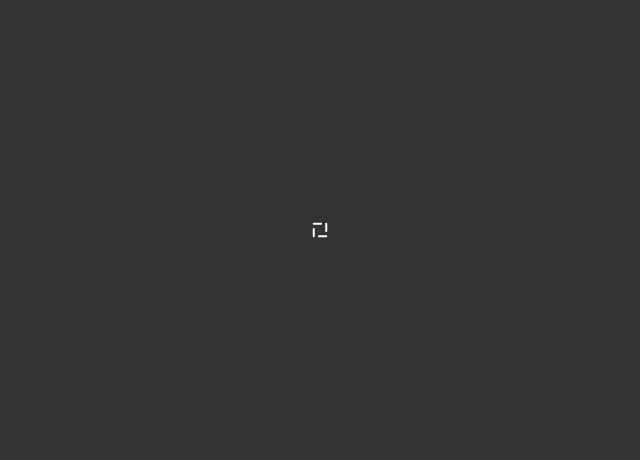
Frame 1 (no input)
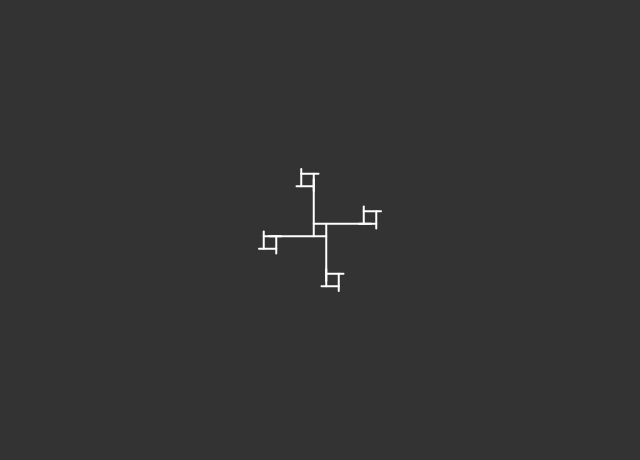
Frame 60 (no input)
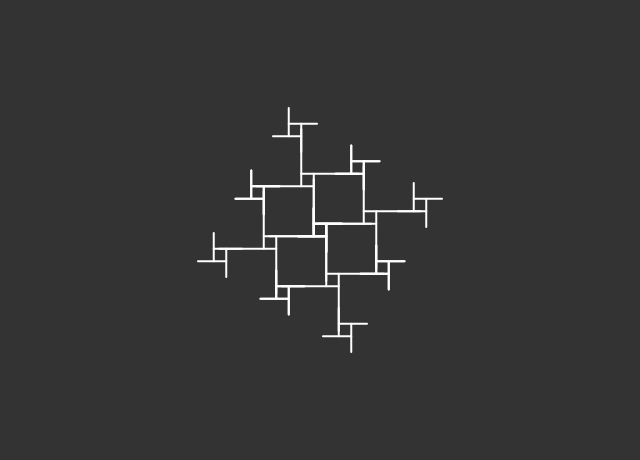
Frame 120 (the mouse pressed at the canvas centre since frame 60)

The p5.js sketch that drew these frames (run headless with seeded random() and noise() and a simulated clock; from frame 60 on, the mouse is pressed at the canvas centre):

// p5.js sketch
// ── sketch.js
function setup() 
{
    createCanvas(640, 460);
    background(51);
    stroke(255);
    strokeWeight(2);
    
    bs1 = new BasicShape(50, 4, 1, 8);
}

function draw() 
{
    background(51);
    translate(width/2, height/2);
    bs1.draw();
}

function BasicShape(length, maxGen, curGen, ratio)
{
    this.length = length; this.curLength = 0;
    this.left = this.right = this.up = this.down = null;
    
    this.draw = function(){
        this.curLength = ( this.curLength > this.length ? this.curLength:this.curLength+1 );
        push();
        line(-this.length/ratio,-this.length/ratio, this.curLength   ,-this.length/ratio);
        line( this.length/ratio,-this.length/ratio, this.length/ratio, this.curLength);
        line( this.length/ratio, this.length/ratio,-this.curLength   , this.length/ratio);
        line(-this.length/ratio, this.length/ratio,-this.length/ratio,-this.curLength);
        pop();
        
        this.callChilds();
    }
    this.callChilds = function(){
        if(curGen > maxGen || this.curLength < this.length)
            return;
        
        this.left  = (this.left  === null ?  new BasicShape(length, maxGen, curGen+1, ratio):this.left);
        this.right = (this.right === null ?  new BasicShape(length, maxGen, curGen+1, ratio):this.right);
        this.up    = (this.up    === null ?  new BasicShape(length, maxGen, curGen+1, ratio):this.up);
        this.down  = (this.down  === null ?  new BasicShape(length, maxGen, curGen+1, ratio):this.down);

        push();
        translate(this.length, -this.length/ratio*2);
        this.left.draw();
        pop();
        
        push();
        translate(-this.length, this.length/ratio*2);
        this.right.draw();
        pop();
        
        push();
        translate(this.length/ratio*2, this.length);
        this.up.draw();
        pop();
        
        push();
        translate(-2*this.length/ratio, -this.length);
        this.down.draw();
        pop();
    }
}
